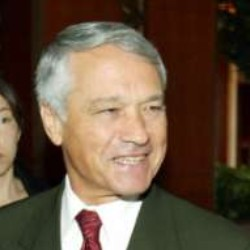
#> input picture Images/raw/Chakib_Khelil_0001.jpg, 250 x 250 px, found by its file name
$ python algoritmo_inicial_2.0.py   (older library calls are emulated)
#> lines starting #> are read from the running program, lines starting #| are printed output that depends on the picture
import cv2
import numpy as np
import matplotlib.pyplot as plt

# Parámetros del algoritmo, se debe tener cuidado con los valores ya que un valor muy alto puede hacer que el algoritmo tarde mucho en ejecutarse
length = 40
dt = 0.3

def generate_white_noise(input_img):
    norm = input_img / 255.0  # Normaliza la imagen a [0, 1]
    noise = np.random.rand(*input_img.shape)  # Ruido aleatorio
    white_noise = (noise < norm).astype(np.float32)  # Píxeles blancos donde el ruido es menor que la intensidad
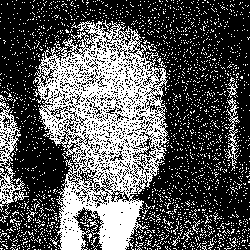
#> white_noise: shape (250, 250) float32; values 0 (black) and 1 (white), 34.4% white in thin lines or dots
    return white_noise

def compute_vector_field(input_img):
    # Calcula gradientes en x e y
    grad_x = cv2.Sobel(input_img, cv2.CV_32F, 1, 0, ksize=3)
    grad_y = cv2.Sobel(input_img, cv2.CV_32F, 0, 1, ksize=3)
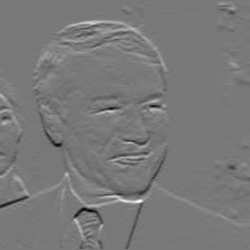
#> grad_y: shape (250, 250) float32; min -493, max 546, mean 2.4; drawn with min black and max white
    # Ángulo del gradiente
    angle = np.arctan2(grad_y, grad_x)
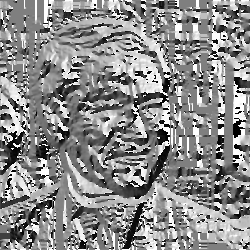
#> angle: shape (250, 250) float32; min -3.14, max 3.14, mean 0.306; drawn with min black and max white
    stroke_angle = angle + np.pi / 2  # Rotar 90° para la dirección del trazo
    vx = np.cos(stroke_angle)
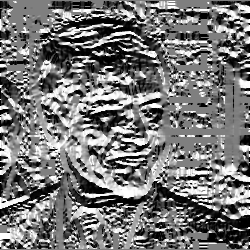
#> vx: shape (250, 250) float32; min -1, max 1, mean -0.07; drawn with min black and max white
    vy = np.sin(stroke_angle)
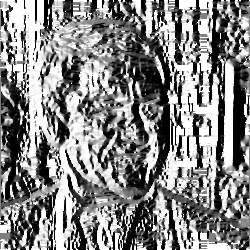
#> vy: shape (250, 250) float32; min -1, max 1, mean 0.0513; drawn with min black and max white
    vector_field = np.dstack((vx, vy))
    return vector_field

def lic(noise, vector_field, length, dt):
#> called with vector_field = array of shape (250, 250, 2), length = 40, dt = 0.3
    height, width = noise.shape
#> height = 250; width = 250
    lic_image = np.zeros_like(noise)

    for i in range(height):
        for j in range(width):
            x, y = j, i
            total = 0
            weight = 0
            for t in range(length):
                vx, vy = vector_field[i, j]
                x += vx * dt
                y += vy * dt

                # Aplicar contorno periódico
                ix0 = int(x) % width
                iy0 = int(y) % height
                ix1 = (ix0 + 1) % width
                iy1 = (iy0 + 1) % height
                dx = x - int(x)
                dy = y - int(y)

                value = (noise[iy0, ix0] * (1 - dx) * (1 - dy) +
                         noise[iy0, ix1] * dx       * (1 - dy) +
                         noise[iy1, ix0] * (1 - dx) * dy       +
                         noise[iy1, ix1] * dx       * dy)
                total += value
                weight += 1

            lic_image[i, j] = total / weight if weight > 0 else 0
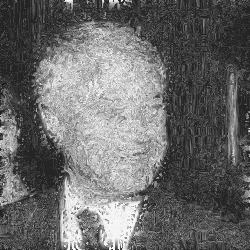
#> lic_image: shape (250, 250) float32; min -0.172, max 1.04, mean 0.34; drawn with min black and max white
    return lic_image

if __name__ == '__main__':
    input_img = cv2.imread('Images/raw/Chakib_Khelil_0001.jpg', cv2.IMREAD_GRAYSCALE)
    if input_img is None:
        raise ValueError("No se pudo cargar la imagen. Verifica la ruta.")

    # Paso 1: Genera el ruido blanco
    noise = generate_white_noise(input_img)

    # Paso 2: Calcula el campo vectorial
    vector_field = compute_vector_field(input_img)

    # Paso 3: Aplica el LIC
    lic_result = lic(noise, vector_field, length, dt)

    # Paso 4: Detectar contornos
    edges = cv2.Canny(input_img, 100, 200)
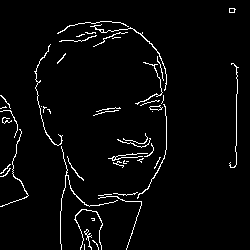
#> edges: shape (250, 250); 3.3% white in thin lines or dots

    # Paso 5: Añadir contornos a la imagen final
    final_result = cv2.addWeighted(lic_result, 0.8, edges.astype(np.float32), 0.2, 0)

    # Mostrar resultados
    plt.figure(figsize=(15,5))
    plt.subplot(1, 3, 1)
    plt.imshow(input_img, cmap='gray')
    plt.title('Imagen Original')
    plt.axis('off')

    '''
    plt.subplot(1, 3, 2)
    plt.imshow(noise, cmap='gray')
    plt.title('Ruido Blanco')
    plt.axis('off')
    '''

    plt.subplot(1, 3, 2)
    plt.imshow(lic_result, cmap='gray')
    plt.title('Resultado LIC')
    plt.axis('off')

    plt.subplot(1, 3, 3)
    plt.imshow(final_result, cmap='gray')
    plt.title('Resultado Final (con contornos)')
    plt.axis('off')

    plt.show()
